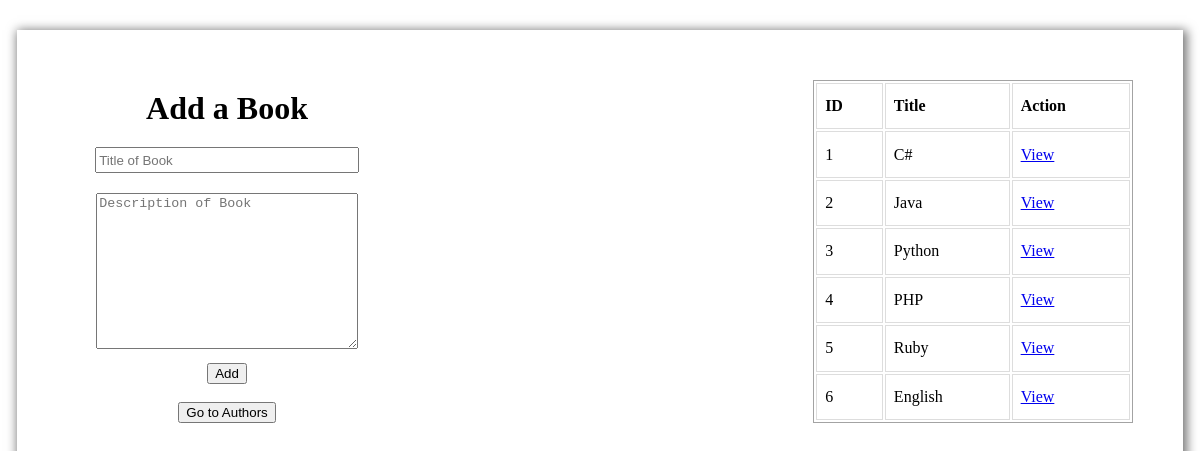
The page / on the database its author committed.
### books_authors_app/models.py (models this page shows)
class Book(models.Model):
    title = models.CharField(max_length=30)
    desc = models.TextField(null=True)
    created_at = models.DateTimeField(auto_now_add=True)
    updated_at = models.DateTimeField(auto_now=True)

### books_authors_app/views.py (the view)
# urls.py: path('', views.index),
def index(request):
    context = {
        'all_books': Book.objects.all(),
        'all_Authors': Author.objects.all()
    }
    return render(request, 'index.html', context)

### books_authors_app/templates/index.html (shortened to what this page needs)
<!DOCTYPE html>
<html lang="en">
<head>
    {% load static %}
    <link rel="stylesheet" type="text/css" href="{% static 'style.css' %}">
</head>
<body>
    <div id="BookBox">
        <div class="LeftBox">
            <form action="/add/book" method="POST">
                <h1>Add a Book</h1>
                <input type="text" name="title" id="title" placeholder="Title of Book" required><br>
                <textarea name="desc" id="desc" cols="22" rows="10" placeholder="Description of Book"></textarea><br>
                <button type="submit">Add</button>
            </form><br>
            <form action="/authors">
                <button type="submit">Go to Authors</button>
            </form>
        </div>
        <div class="RightBox">
            <table>
                <tr>
                    <th>ID</th>
                    <th>Title</th>
                    <th>Action</th>
                </tr>
                {% for book in all_books %}
                <tr>
                    <td>{{ book.id }}</td>
                    <td>{{ book.title }}</td>
                    <td>
                        <a href="/books/{{ book.id }}">View</a>
                    </td>
                </tr>
                {% endfor %}
            </table>
        </div>
    </div>
</body>
</html>

### books_authors_app/static/style.css (style rules this page uses)
#BookBox { display: flex; width: 90%; height: 100%; justify-content: space-between; margin: 30px auto; padding: 50px; box-shadow: 2px 2px 10px 2px rgb(116, 116, 116); }
.LeftBox { text-align: center; width: 30%; }
h1 { margin: 10px; }
input { margin: 10px; height: 20px; width: 80%; }
textarea { margin: 10px 0px; width: 80%; }
.RightBox { text-align: center; overflow: scroll; width: 30%; }
table { border: 1px solid rgb(163, 163, 163); width: 100%; height: 100%; }
td, th { border: 1px solid #dddddd; text-align: left; padding: 8px; }

### rows shown on the page
Book: id "1", title "C#"
Book: id "2", title "Java"
Book: id "3", title "Python"
Book: id "4", title "PHP"
Book: id "5", title "Ruby"
Book: id "6", title "English"
